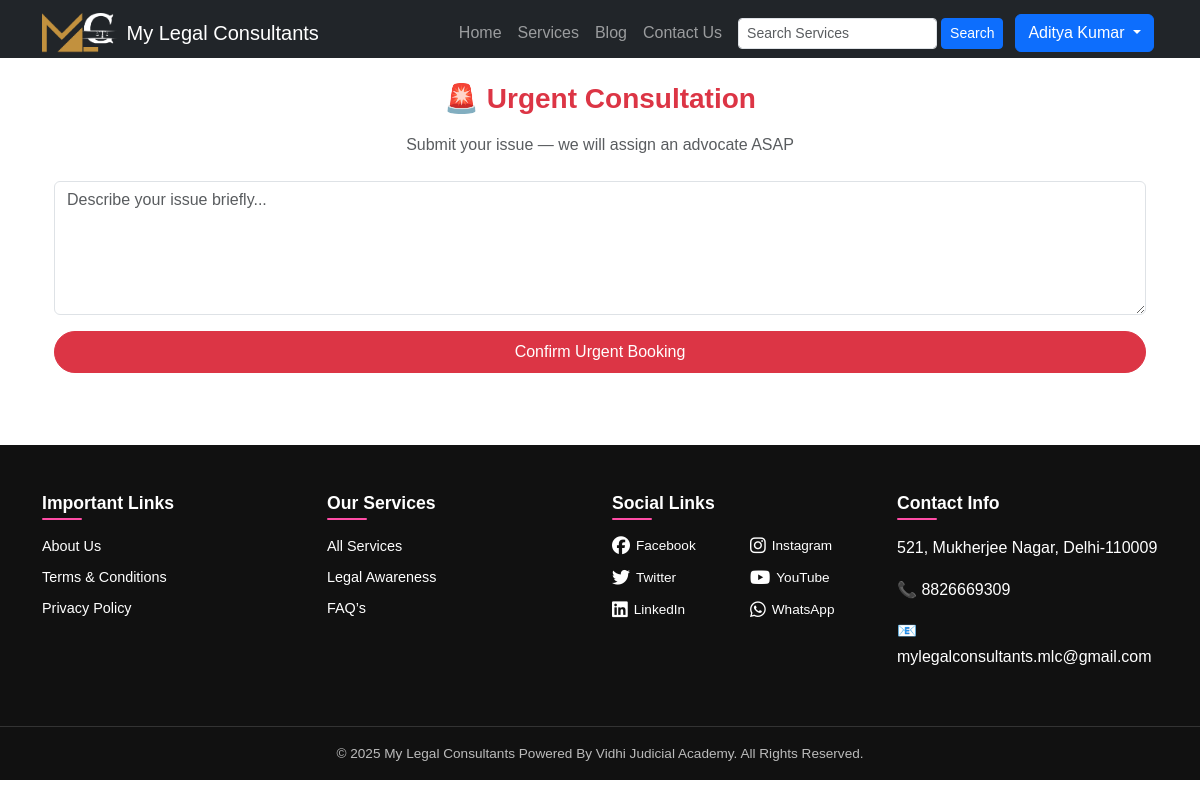
Page /book-urgent-consultation/ (signed in) on the committed database.
### core/models.py (models this page shows, shortened)
class User(AbstractUser):
    USER_TYPE_CHOICES = (
        ('client', 'Client'),
        ('advocate', 'Advocate'),
    )
    user_type = models.CharField(max_length=10, choices=USER_TYPE_CHOICES, blank=True, default='client')
    mobile_number = models.CharField(max_length=15, blank=True, default='')
    address = models.TextField(blank=True, default='')
    state = models.CharField(max_length=50, blank=True, default='')
    city = models.CharField(max_length=50, blank=True, default='')
    profile_pic = models.ImageField(upload_to='profile_pics/', blank=True, null=True)
    enrollment_number = models.CharField(max_length=50, blank=True, null=True)
    bar_council_id = models.FileField(upload_to='bar_council_ids/', blank=True, null=True)
    experience = models.IntegerField(default=0, blank=True)
    expertise = models.CharField(max_length=200, blank=True, default='')
    document = models.FileField(upload_to='advocate_docs/', blank=True, null=True)

class SiteSettings(models.Model):
    site_name = models.CharField(max_length=200, default="My Legal Consultants")
    facebook = models.URLField(blank=True, null=True)
    instagram = models.URLField(blank=True, null=True)
    twitter = models.URLField(blank=True, null=True)
    youtube = models.URLField(blank=True, null=True)
    linkedin = models.URLField(blank=True, null=True)
    whatsapp = models.CharField(max_length=50, blank=True, null=True)
    address = models.TextField(blank=True, null=True)
    phone = models.CharField(max_length=20, blank=True, null=True)
    email = models.EmailField(blank=True, null=True)
    class Meta:
        verbose_name = "Footer Settings"
        verbose_name_plural = "Footer Settings"

### core/views.py (the view, shortened to what this page needs)
# urls.py: path('book-urgent-consultation/', views.book_urgent_consultation, name='book_urgent_consultation'),
@login_required
def book_urgent_consultation(request):
    if request.user.user_type != 'client':
        messages.error(request, "Only clients can book consultations.")
        resp = redirect('home')
        resp['X-Robots-Tag'] = 'noindex, nofollow'
        return resp
    response = render(request, 'core/book_urgent_consultation.html')
    response['X-Robots-Tag'] = 'noindex, nofollow'
    return response

### core/context_processors.py (called while the page is built)
def user_flags(request):
    user = request.user
    if user.is_authenticated:
        return {
            'is_client': user.user_type == 'client',
            'is_advocate': user.user_type == 'advocate',
            'support_email': 'support@mylegalconsultants.in',
            'support_contact': '+91-9876543210',
        }
    return {
        'support_email': 'support@mylegalconsultants.in',
        'support_contact': '+91-9876543210',
    }

def footer_settings(request):
    settings = SiteSettings.objects.first()
    return {
        "footer_settings": settings
    }

### core/templates/core/book_urgent_consultation.html (shortened to what this page needs)
{% extends 'core/base.html' %}
{% block content %}
<div class="container py-4">
    <h3 class="mb-3 fw-bold text-danger text-center">🚨 Urgent Consultation</h3>
    <p class="text-muted text-center mb-4">Submit your issue — we will assign an advocate ASAP</p>
    <form method="POST">
        <textarea name="case_details" class="form-control mb-3" rows="5"
                  placeholder="Describe your issue briefly..." required></textarea>
        <button class="btn btn-danger w-100 py-2 rounded-pill">Confirm Urgent Booking</button>
    </form>
</div>
{% endblock %}

### core/templates/core/base.html (shortened to what this page needs)
{% load static %}
<!DOCTYPE html>
<html lang="en">
<head>
    <link href="https://cdn.jsdelivr.net/npm/bootstrap@5.3.1/dist/css/bootstrap.min.css" rel="stylesheet">
    <link rel="stylesheet" href="{% static 'css/style.css' %}">
    <link rel="stylesheet" href="https://cdnjs.cloudflare.com/ajax/libs/font-awesome/6.5.0/css/all.min.css">
</head>
<body class="{% block body_class %}{% endblock %}">
    <nav class="navbar navbar-expand-lg navbar-dark bg-dark">
        <div class="container">
            <a class="navbar-brand d-flex align-items-center" href="{% url 'home' %}">
                <img src="{% static 'images/logo.png' %}" alt="Logo" height="40" class="me-2">
                <span>My Legal Consultants</span>
            </a>
            <div class="collapse navbar-collapse" id="navbarNav">
                <ul class="navbar-nav ms-auto align-items-center">
                    <li class="nav-item">
                        <a class="nav-link" href="{% url 'home' %}">Home</a>
                    </li>
                    <li class="nav-item">
                        <a class="nav-link" href="{% url 'all_services' %}">Services</a>
                    </li>
                    <li class="nav-item">
                        <a class="nav-link" href="{% url 'blog_list' %}">Blog</a>
                    </li>
                    <li class="nav-item">
                        <a class="nav-link" href="{% url 'contact_us' %}">Contact Us</a>
                    </li>
                    <li class="nav-item mx-2">
                        <form class="d-flex" method="get" action="{% url 'all_services' %}">
                            <input class="form-control form-control-sm me-1" type="search" name="q" placeholder="Search Services" aria-label="Search">
                            <button class="btn btn-primary btn-sm" type="submit">Search</button>
                        </form>
                    </li>
                    {% if not user.is_authenticated %}
                    <li class="nav-item mx-1">
                        <a class="btn btn-outline-light" href="{% url 'login' %}">Login</a>
                    </li>
                    <li class="nav-item dropdown mx-1 desktop-register-btn">
                        <a class="btn btn-primary dropdown-toggle" href="#" role="button" data-bs-toggle="dropdown" aria-expanded="false">
                            Register
                        </a>
                        <ul class="dropdown-menu dropdown-menu-end" aria-labelledby="registerDropdown">
                            <li><a class="dropdown-item" href="{% url 'register_client' %}">Register as Client</a></li>
                            <li><a class="dropdown-item" href="{% url 'register_advocate' %}">Register as Advocate</a></li>
                        </ul>
                    </li>
                    {% else %}
                    <li class="nav-item dropdown mx-1">
                        <a class="btn btn-primary dropdown-toggle" href="#" role="button" data-bs-toggle="dropdown">
                            {{ user.first_name }}
                        </a>
                    </li>
                    {% endif %}
                </ul>
            </div>
        </div>
    </nav>
    <main class="container my-4">
        {% block content %}{% endblock %}
    </main>
<footer class="footer-section mt-5 pt-5">
    <div class="container">
        <div class="row">
            <div class="col-md-3 mb-4">
                <h5 class="footer-title">Important Links</h5>
                <ul class="footer-list">
                    <li><a href="{% url 'about_us' %}">About Us</a></li>
                    <li><a href="{% url 'terms_and_conditions' %}">Terms & Conditions</a></li>
                    <li><a href="{% url 'privacy_policy' %}">Privacy Policy</a></li>
                </ul>
            </div>
            <div class="col-md-3 mb-4">
                <h5 class="footer-title">Our Services</h5>
                <ul class="footer-list">
                    <li><a href="{% url 'all_services' %}">All Services</a></li>
                    <li><a href="{% url 'blog_list' %}">Legal Awareness</a></li>
                    <li><a href="{% url 'contact_us' %}">FAQ’s</a></li>
                </ul>
            </div>
            <div class="col-md-3 mb-4">
                <h5 class="footer-title">Social Links</h5>
                <div class="social-grid-2x3">
                    {% if footer_settings.facebook %}
                    <a href="{{ footer_settings.facebook }}" target="_blank"><i class="fab fa-facebook"></i> Facebook</a>
                    {% endif %}
                    {% if footer_settings.instagram %}
                    <a href="{{ footer_settings.instagram }}" target="_blank"><i class="fab fa-instagram"></i> Instagram</a>
                    {% endif %}
                    {% if footer_settings.twitter %}
                    <a href="{{ footer_settings.twitter }}" target="_blank"><i class="fab fa-twitter"></i> Twitter</a>
                    {% endif %}
                    {% if footer_settings.youtube %}
                    <a href="{{ footer_settings.youtube }}" target="_blank"><i class="fab fa-youtube"></i> YouTube</a>
                    {% endif %}
                    {% if footer_settings.linkedin %}
                    <a href="{{ footer_settings.linkedin }}" target="_blank"><i class="fab fa-linkedin"></i> LinkedIn</a>
                    {% endif %}
                    {% if footer_settings.whatsapp %}
                    <a href="https://wa.me/{{ footer_settings.whatsapp }}" target="_blank"><i class="fab fa-whatsapp"></i> WhatsApp</a>
                    {% endif %}
                </div>
            </div>
            <div class="col-md-3 mb-4">
                <h5 class="footer-title">Contact Info</h5>
                <p>{{ footer_settings.address }}</p>
                <p><strong>📞</strong> {{ footer_settings.phone }}</p>
                <p><strong>📧</strong> {{ footer_settings.email }}</p>
            </div>
        </div>
    </div>
    <div class="footer-bottom text-center py-3 mt-3">
        © {% now "Y" %} My Legal Consultants Powered By Vidhi Judicial Academy. All Rights Reserved.
    </div>
</footer>
</body>
</html>

### static/css/style.css (style rules this page uses)
* { margin: 0; padding: 0; box-sizing: border-box; }
html, body { width: 100%; max-width: 100%; overflow-x: hidden !important; }
body { font-family: "Poppins", sans-serif; background-color: #ffffff; color: #111827; line-height: 1.6; }
.navbar { margin-bottom: 0 !important; padding-bottom: 0 !important; }
.navbar + * { margin-top: 0 !important; padding-top: 0 !important; }
@media (min-width: 769px) { .navbar { margin-bottom: 0 !important; padding-bottom: 0 !important; } }
@media (min-width: 769px) { .navbar + * { margin-top: 0 !important; padding-top: 0 !important; } }
.footer-section { background-color: #111; color: #fff !important; }
.footer-title { font-size: 1.1rem; font-weight: 600; margin-bottom: 15px; color: #fff; }
.footer-list { list-style: none; padding: 0; }
.footer-list li { margin-bottom: 8px; font-size: 0.9rem; }
.footer-list li a { text-decoration: none; color: #d1d5db; transition: 0.3s; }
.footer-bottom { border-top: 1px solid #333; padding-top: 15px; color: #bbb; font-size: 0.85rem; }
.social-grid-2x3 { display: grid; grid-template-columns: repeat(2, 1fr); gap: 10px 15px; }
.social-grid-2x3 a { display: flex; align-items: center; gap: 6px; color: #ddd; text-decoration: none; font-size: 0.85rem; transition: 0.3s ease; white-space: nowrap; }
.social-grid-2x3 i { font-size: 18px; }
.footer-section p, .footer-section li, .footer-section a { color: #fff !important; }
.footer-section strong { color: #ff4da6 !important; }
.footer-title { position: relative; padding-bottom: 6px; }
.footer-title::after { content: ""; position: absolute; left: 0; bottom: 0; width: 40px; height: 2px; background-color: #ff4da6; border-radius: 2px; }

### rows in the picture
User: first_name "Aditya Kumar"
SiteSettings: address "521, Mukherjee Nagar, Delhi-110009", phone "8826669309", email "mylegalconsultants.mlc@gmail.com"
